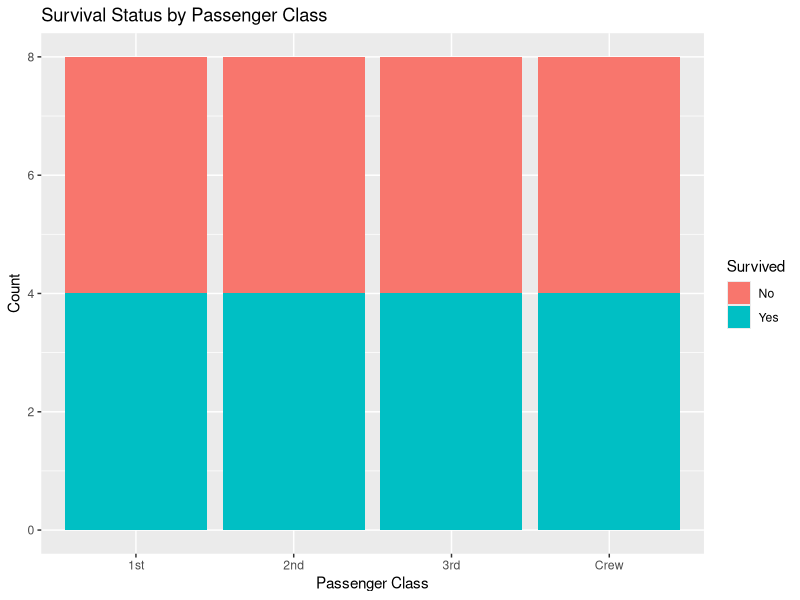
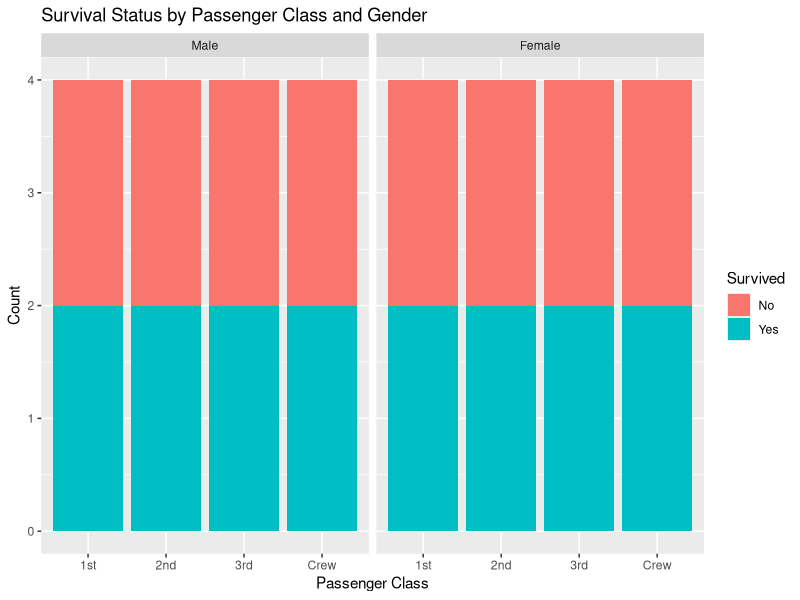
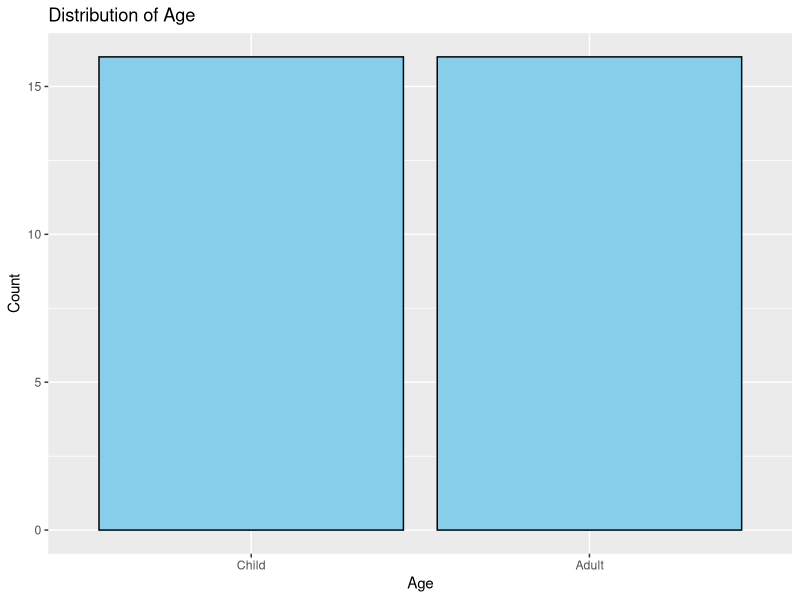

These charts were generated, in order, by the following R code:
library(ggplot2)
library(dplyr)

data(Titanic)

titanic_df <- as.data.frame(Titanic)

barplot_class_survived <- ggplot(titanic_df, aes(x = Class, fill = factor(Survived))) +
  geom_bar(position = "stack") +
  labs(title = "Survival Status by Passenger Class",
       x = "Passenger Class",
       y = "Count",
       fill = "Survived")


barplot_class_gender_survived <- ggplot(titanic_df, aes(x = Class, fill = factor(Survived))) +
  geom_bar(position = "stack") +
  facet_grid(. ~ Sex) +
  labs(title = "Survival Status by Passenger Class and Gender",
       x = "Passenger Class",
       y = "Count",
       fill = "Survived")

histogram_age <- ggplot(titanic_df, aes(x = Age)) +
  geom_bar(binwidth = 5, fill = "skyblue", color = "black", stat = "count") +
  labs(title = "Distribution of Age",
       x = "Age",
       y = "Count")

print(barplot_class_survived)
print(barplot_class_gender_survived)
print(histogram_age)
